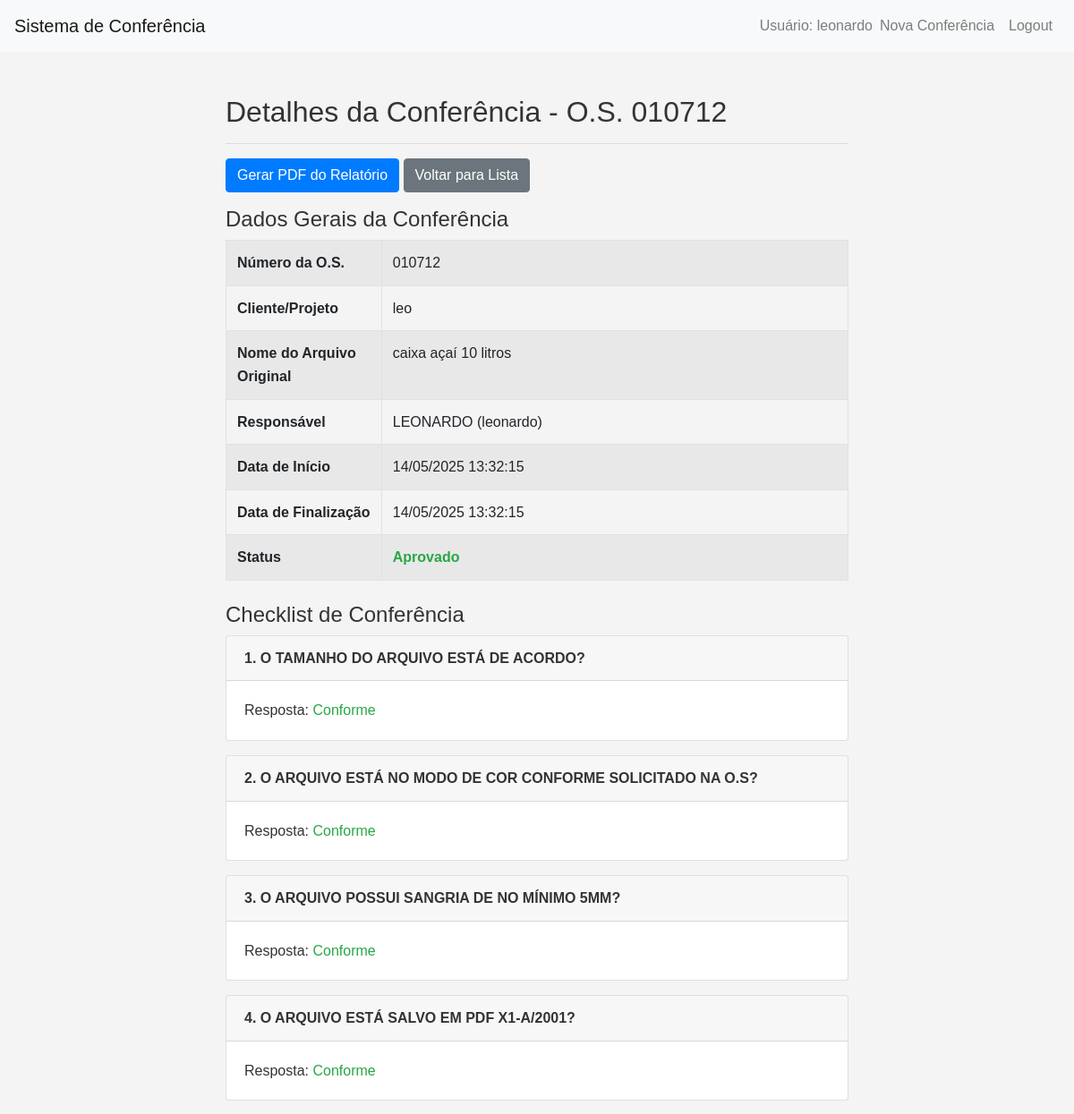
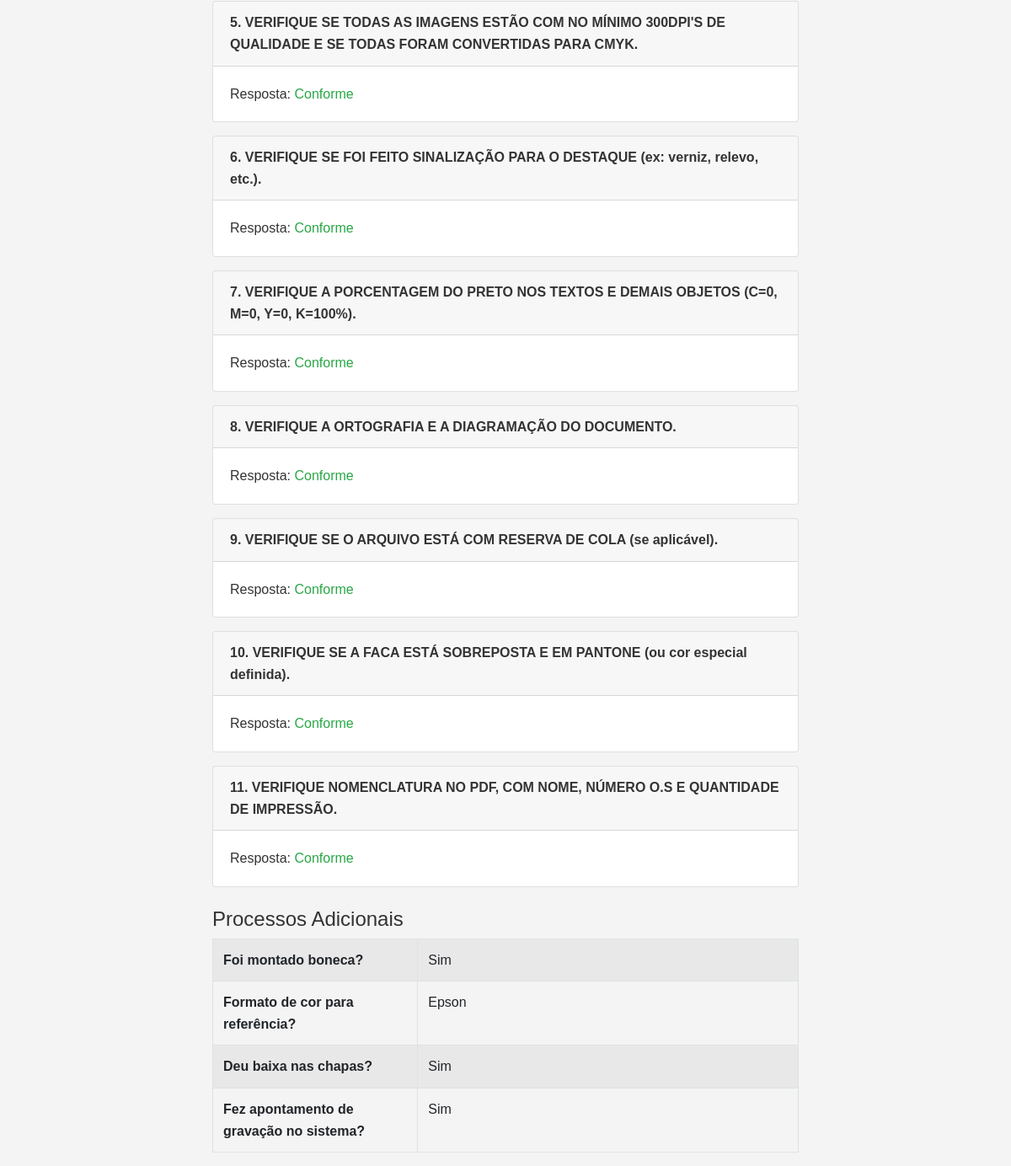
/conferencia/2 (signed in), run on the app's committed database (2 pictures, top to bottom).
### app.py (models this page shows, shortened)
class Conferencia(db.Model):
    __tablename__ = "Conferencias"
    id_conferencia = db.Column(db.Integer, primary_key=True, autoincrement=True)
    id_usuario_responsavel = db.Column(db.Integer, db.ForeignKey("Usuarios.id_usuario"), nullable=False)
    numero_os = db.Column(db.String(100), nullable=False, index=True)
    nome_cliente_projeto = db.Column(db.String(200))
    nome_arquivo_original = db.Column(db.String(255))
    data_inicio_conferencia = db.Column(db.DateTime, default=datetime.datetime.utcnow)
    data_fim_conferencia = db.Column(db.DateTime)
    observacoes_gerais = db.Column(db.Text)
    status_conferencia = db.Column(db.String(50), default="Em Andamento") # Em Andamento, Aprovado, Reprovado com Pendências
    itens_conferencia = db.relationship("ItemConferencia", backref="conferencia_pai", lazy=True, cascade="all, delete-orphan")
    processos_adicionais = db.relationship("ProcessoAdicionalConferencia", backref="conferencia_pai", lazy=True, uselist=False, cascade="all, delete-orphan")

class Usuario(db.Model):
    __tablename__ = "Usuarios"
    id_usuario = db.Column(db.Integer, primary_key=True, autoincrement=True)
    nome_usuario = db.Column(db.String(80), unique=True, nullable=False)
    senha_hash = db.Column(db.String(200), nullable=False)
    nome_completo = db.Column(db.String(120), nullable=False)
    email = db.Column(db.String(120), unique=True, nullable=True)
    perfil = db.Column(db.String(50), default="operador") # operador, supervisor
    data_criacao = db.Column(db.DateTime, default=datetime.datetime.utcnow)
    conferencias = db.relationship("Conferencia", backref="responsavel", lazy=True)

class ItemConferencia(db.Model):
    __tablename__ = "ItensConferencia"
    id_item_conferencia = db.Column(db.Integer, primary_key=True, autoincrement=True)
    id_conferencia = db.Column(db.Integer, db.ForeignKey("Conferencias.id_conferencia"), nullable=False)
    codigo_item_checklist = db.Column(db.String(100), nullable=False)
    descricao_item_checklist = db.Column(db.Text, nullable=False)
    resposta = db.Column(db.String(50)) # Conforme, Não Conforme, N/A
    observacao_item = db.Column(db.Text)

class ProcessoAdicionalConferencia(db.Model):
    __tablename__ = "ProcessosAdicionaisConferencia"
    id_processo_conferencia = db.Column(db.Integer, primary_key=True, autoincrement=True)
    id_conferencia = db.Column(db.Integer, db.ForeignKey("Conferencias.id_conferencia"), nullable=False)
    montou_boneca = db.Column(db.String(20))
    referencia_cor = db.Column(db.String(100))
    detalhe_referencia_cor = db.Column(db.String(255))
    deu_baixa_chapas = db.Column(db.String(20))
    fez_apontamento_sistema = db.Column(db.String(20))

### app.py (the view)
@app.route("/conferencia/<int:id_conferencia>")
def visualizar_conferencia(id_conferencia):
    if "user_id" not in session:
        return redirect(url_for("login"))
    conferencia = Conferencia.query.get_or_404(id_conferencia)
    if conferencia.id_usuario_responsavel != session["user_id"]:
        flash("Você não tem permissão para ver esta conferência.", "danger")
        return redirect(url_for("index"))
    return render_template("conferencia_detalhe.html", conferencia=conferencia)

### app.py (called while the page is built)
@app.template_filter("datetimeformat")
def datetimeformat(value, format="%d/%m/%Y %H:%M:%S"):
    if value is None:
        return ""
    return value.strftime(format)

### templates/conferencia_detalhe.html (shortened to what this page needs)
{% extends "base.html" %}
{% block content %}
<div class="container mt-4">
    <h2>Detalhes da Conferência - O.S. {{ conferencia.numero_os }}</h2>
    <hr>
    <div class="mb-3">
        <a href="{{ url_for('gerar_pdf_conferencia', id_conferencia=conferencia.id_conferencia) }}" class="btn btn-primary" target="_blank">Gerar PDF do Relatório</a>
        <a href="{{ url_for('index') }}" class="btn btn-secondary">Voltar para Lista</a>
    </div>
    <h4>Dados Gerais da Conferência</h4>
    <table class="table table-bordered table-striped">
        <tbody>
            <tr>
                <th scope="row" style="width: 25%;">Número da O.S.</th>
                <td>{{ conferencia.numero_os }}</td>
            </tr>
            <tr>
                <th scope="row">Cliente/Projeto</th>
                <td>{{ conferencia.nome_cliente_projeto if conferencia.nome_cliente_projeto else 'N/A' }}</td>
            </tr>
            <tr>
                <th scope="row">Nome do Arquivo Original</th>
                <td>{{ conferencia.nome_arquivo_original if conferencia.nome_arquivo_original else 'N/A' }}</td>
            </tr>
            <tr>
                <th scope="row">Responsável</th>
                <td>{{ conferencia.responsavel.nome_completo }} ({{ conferencia.responsavel.nome_usuario }})</td>
            </tr>
            <tr>
                <th scope="row">Data de Início</th>
                <td>{{ conferencia.data_inicio_conferencia|datetimeformat }}</td>
            </tr>
            <tr>
                <th scope="row">Data de Finalização</th>
                <td>{{ conferencia.data_fim_conferencia|datetimeformat if conferencia.data_fim_conferencia else 'Em Andamento' }}</td>
            </tr>
            <tr>
                <th scope="row">Status</th>
                <td class="{% if conferencia.status_conferencia == 'Reprovado com Pendências'%}text-danger font-weight-bold{% elif conferencia.status_conferencia == 'Aprovado'%}text-success font-weight-bold{% endif %}">
                    {{ conferencia.status_conferencia }}
                </td>
            </tr>
        </tbody>
    </table>
    <h4 class="mt-4">Checklist de Conferência</h4>
    {% for item in conferencia.itens_conferencia %}
    <div class="card mb-3">
        <div class="card-header">
            <strong>{{ loop.index }}. {{ item.descricao_item_checklist }}</strong>
        </div>
        <div class="card-body">
            <p class="card-text">Resposta:
                <span class="{% if item.resposta == 'Não Conforme'%}text-danger font-weight-bold{% elif item.resposta == 'Conforme'%}text-success{% else %}text-muted{% endif %}">
                    {{ item.resposta if item.resposta else 'Não respondido' }}
                </span>
            </p>
        </div>
    </div>
    {% endfor %}
    {% if conferencia.processos_adicionais %}
    <h4 class="mt-4">Processos Adicionais</h4>
    <table class="table table-bordered table-striped">
        <tbody>
            <tr>
                <th scope="row" style="width: 35%;">Foi montado boneca?</th>
                <td>{{ conferencia.processos_adicionais.montou_boneca if conferencia.processos_adicionais.montou_boneca else 'N/A' }}</td>
            </tr>
            <tr>
                <th scope="row">Formato de cor para referência?</th>
                <td>
                    {{ conferencia.processos_adicionais.referencia_cor if conferencia.processos_adicionais.referencia_cor else 'N/A' }}
                </td>
            </tr>
            <tr>
                <th scope="row">Deu baixa nas chapas?</th>
                <td>{{ conferencia.processos_adicionais.deu_baixa_chapas if conferencia.processos_adicionais.deu_baixa_chapas else 'N/A' }}</td>
            </tr>
            <tr>
                <th scope="row">Fez apontamento de gravação no sistema?</th>
                <td>{{ conferencia.processos_adicionais.fez_apontamento_sistema if conferencia.processos_adicionais.fez_apontamento_sistema else 'N/A' }}</td>
            </tr>
        </tbody>
    </table>
    {% endif %}
</div>
{% endblock %}

### static/style.css (style rules this page uses)
body { font-family: sans-serif; line-height: 1.6; margin: 0; padding: 0; background-color: #f4f4f4; color: #333; }
.container { width: 80%; margin: auto; overflow: hidden; padding: 0 20px; }
.card { margin-bottom: 1.5rem; }
.card-header { font-weight: bold; }

### data on the page
Conferencia: numero_os "010712", nome_cliente_projeto "leo", nome_arquivo_original "caixa açaí 10 litros", data_inicio_conferencia "14/05/2025 13:32:15", data_fim_conferencia "14/05/2025 13:32:15", status_conferencia "Aprovado"
Usuario: responsavel.nome_completo "LEONARDO", responsavel.nome_usuario "leonardo"
ItemConferencia: descricao_item_checklist "O TAMANHO DO ARQUIVO ESTÁ DE ACORDO?", resposta "Conforme"
ItemConferencia: descricao_item_checklist "O ARQUIVO ESTÁ NO MODO DE COR CONFORME SOLICITADO NA O.S?", resposta "Conforme"
ItemConferencia: descricao_item_checklist "O ARQUIVO POSSUI SANGRIA DE NO MÍNIMO 5MM?", resposta "Conforme"
ItemConferencia: descricao_item_checklist "O ARQUIVO ESTÁ SALVO EM PDF X1-A/2001?", resposta "Conforme"
ItemConferencia: descricao_item_checklist "VERIFIQUE SE TODAS AS IMAGENS ESTÃO COM NO MÍNIMO 300DPI'S DE QUALIDADE E SE TODAS FORAM CONVERTIDAS PARA CMYK.", resposta "Conforme"
ItemConferencia: descricao_item_checklist "VERIFIQUE SE FOI FEITO SINALIZAÇÃO PARA O DESTAQUE (ex: verniz, relevo, etc.).", resposta "Conforme"
ItemConferencia: descricao_item_checklist "VERIFIQUE A PORCENTAGEM DO PRETO NOS TEXTOS E DEMAIS OBJETOS (C=0, M=0, Y=0, K=100%).", resposta "Conforme"
ItemConferencia: descricao_item_checklist "VERIFIQUE A ORTOGRAFIA E A DIAGRAMAÇÃO DO DOCUMENTO.", resposta "Conforme"
ItemConferencia: descricao_item_checklist "VERIFIQUE SE O ARQUIVO ESTÁ COM RESERVA DE COLA (se aplicável).", resposta "Conforme"
ItemConferencia: descricao_item_checklist "VERIFIQUE SE A FACA ESTÁ SOBREPOSTA E EM PANTONE (ou cor especial definida).", resposta "Conforme"
ItemConferencia: descricao_item_checklist "VERIFIQUE NOMENCLATURA NO PDF, COM NOME, NÚMERO O.S E QUANTIDADE DE IMPRESSÃO.", resposta "Conforme"
ProcessoAdicionalConferencia: processos_adicionais "Sim", processos_adicionais "Epson"

### other printed values
{{ session.user_name }} "leonardo"
